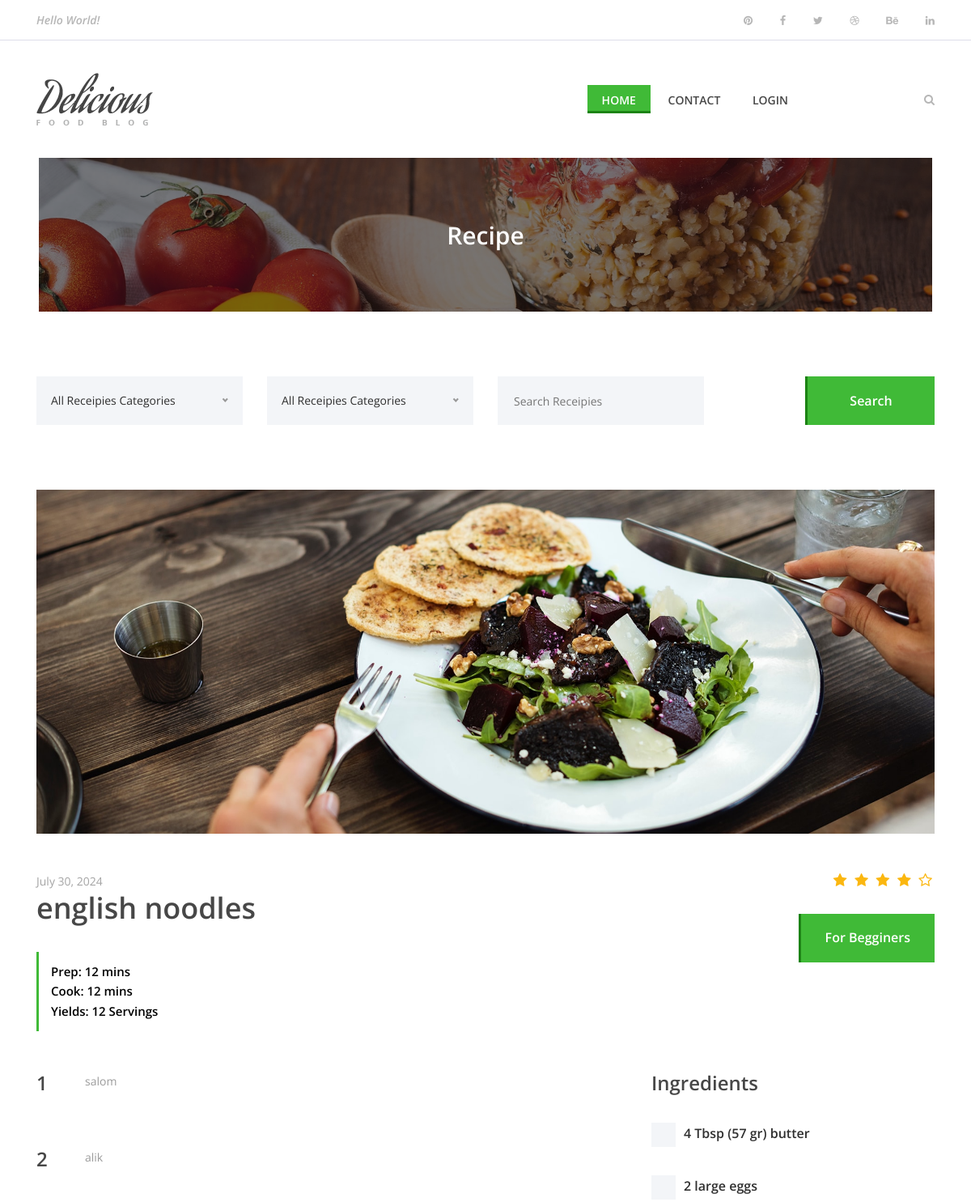
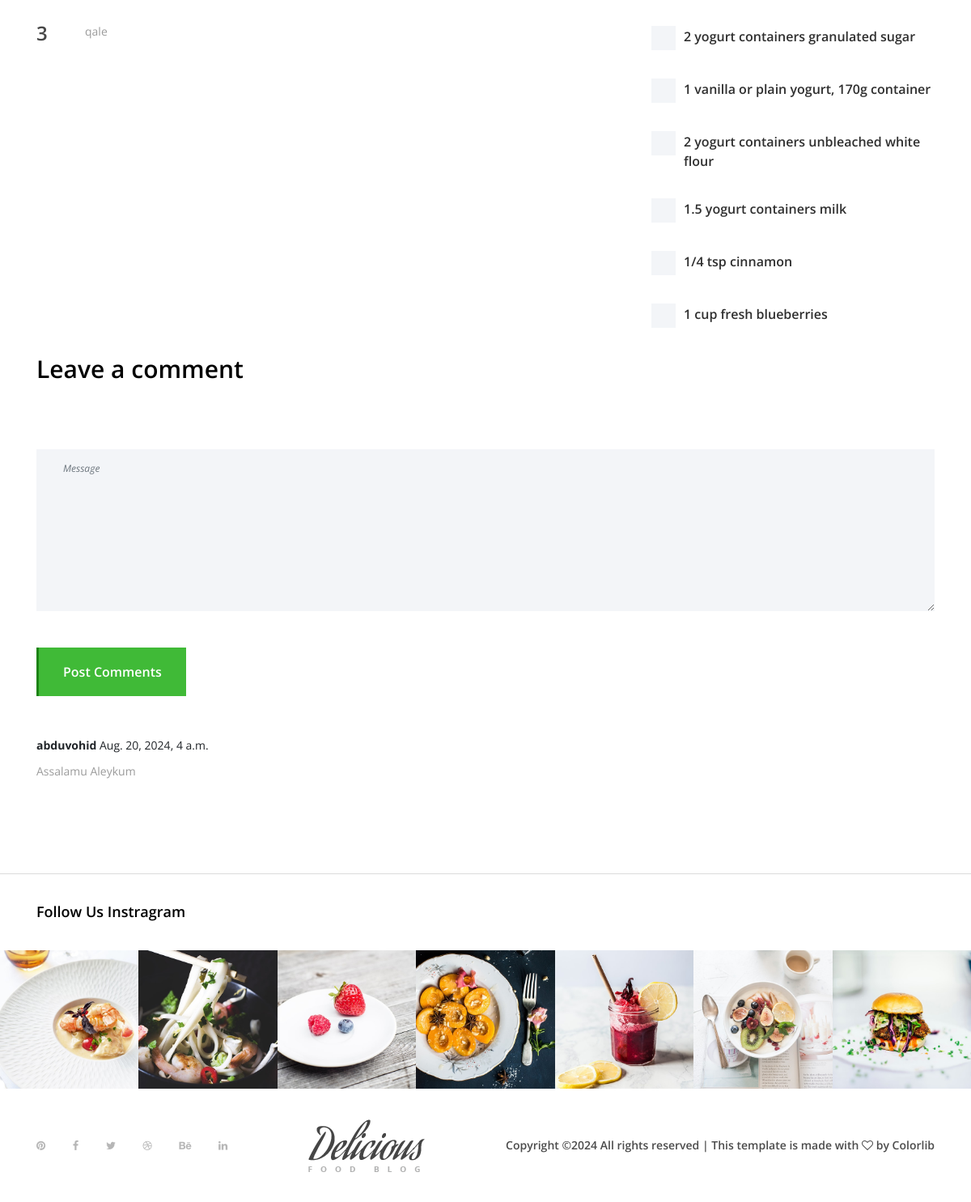
The page /recipe-detail/1/ on the database its author committed (2 pictures, top to bottom).
### recipe/models.py (models this page shows, shortened)
class Recipe(models.Model):
    name = models.CharField(max_length=255)
    star = models.IntegerField()
    image = models.ImageField(upload_to='recipe-images/')
    created_at = models.DateField(auto_now_add=True)
    prep = models.IntegerField()
    cook = models.IntegerField()
    yields = models.IntegerField()

class RecipeText(models.Model):
    recipe = models.ForeignKey(Recipe, on_delete=models.CASCADE, related_name='text')
    text = models.TextField()

class Ingredient(models.Model):
    name = models.CharField(max_length=255)
    recipe = models.ForeignKey(Recipe, on_delete=models.CASCADE, related_name='ingredient')

class CommentRecipe(models.Model):
    user = models.ForeignKey(User, on_delete=models.CASCADE, related_name='comment_user')
    recipe = models.ForeignKey(Recipe, on_delete=models.CASCADE, related_name='comments')
    created_at = models.DateTimeField(default=timezone.now)
    text = models.TextField()

### users/models.py (models this page shows)
class User(AbstractUser):
    image = models.ImageField(upload_to='profile_pics/', blank=True, null=True)

### recipe/views.py (the view, shortened to what this page needs)
# urls.py: path('recipe-detail/<int:recipe_id>/', views.RecipeDetail.as_view(), name='recipe-detail'),
class RecipeDetail(View):
    def get(self, request, recipe_id):
        recipe = Recipe.objects.get(id=recipe_id)
        return render(request, 'receipe-post.html', context={'recipe': recipe})

### recipe/templates/receipe-post.html (shortened to what this page needs)
{% extends "base.html" %}
{% block content %}
 <div class="breadcumb-area bg-img bg-overlay" style="background-image: url(img/bg-img/breadcumb3.jpg);">
    <div class="container h-100">
        <div class="row h-100 align-items-center">
            <div class="col-12">
                <div class="breadcumb-text text-center">
                    <h2>Recipe</h2>
                </div>
            </div>
        </div>
    </div>
</div>
<div class="receipe-post-area section-padding-80">
    <div class="receipe-post-search mb-80">
        <div class="container">
            <form action="#" method="post">
                <div class="row">
                    <div class="col-12 col-lg-3">
                    </div>
                    <div class="col-12 col-lg-3">
                    </div>
                    <div class="col-12 col-lg-3">
                        <input type="search" name="search" placeholder="Search Receipies">
                    </div>
                    <div class="col-12 col-lg-3 text-right">
                        <button type="submit" class="btn delicious-btn">Search</button>
                    </div>
                </div>
            </form>
        </div>
    </div>
    <div class="container">
        <div class="row">
            <div class="col-12">
                <div class="receipe-slider owl-carousel">
                    <img src="img/bg-img/bg5.jpg" alt="">
                </div>
            </div>
        </div>
    </div>
    <div class="receipe-content-area">
        <div class="container">
            <div class="row">
                <div class="col-12 col-md-8">
                    <div class="receipe-headline my-5">
                        <span>{{recipe.created_at}}</span>
                        <h2>{{recipe.name}}</h2>
                        <div class="receipe-duration">
                            <h6>Prep: {{recipe.prep}} mins</h6>
                            <h6>Cook: {{recipe.cook}} mins</h6>
                            <h6>Yields: {{recipe.yields}} Servings</h6>
                        </div>
                    </div>
                </div>
                <div class="col-12 col-md-4">
                    <div class="receipe-ratings text-right my-5">
                        <div class="ratings">
                            <i class="fa fa-star" aria-hidden="true"></i>
                            <i class="fa fa-star" aria-hidden="true"></i>
                            <i class="fa fa-star" aria-hidden="true"></i>
                            <i class="fa fa-star" aria-hidden="true"></i>
                            <i class="fa fa-star-o" aria-hidden="true"></i>
                        </div>
                        <a href="#" class="btn delicious-btn">For Begginers</a>
                    </div>
                </div>
            </div>
            <div class="row">
                <div class="col-12 col-lg-8">
                    {% for text in recipe.text.all %}
                    <div class="single-preparation-step d-flex">
                        <h4>{{text.id}}</h4>
                        <p>{{text.text}}</p>
                    </div>
                    {% endfor %}
                </div>
                <div class="col-12 col-lg-4">
                    <div class="ingredients">
                        <h4>Ingredients</h4>
                        {% for i in recipe.ingredient.all %}
                        <div class="custom-control custom-checkbox">
                            <label class="custom-control-label" for="customCheck1">{{i.name}}</label>
                        </div>
                        {% endfor %}
                    </div>
                </div>
            </div>
            <div class="row">
                <div class="col-12">
                    <div class="section-heading text-left">
                        <h3>Leave a comment</h3>
                    </div>
                </div>
            </div>
            <div class="row">
                <div class="col-12">
                    <div class="contact-form-area">
                        <form action="{% url 'recipe:recipe-detail' recipe_id=recipe.id %}" method="post">
                            <div class="row">
                                <div class="col-12">
                                    <textarea name="message" class="form-control" id="message" cols="30" rows="10" placeholder="Message"></textarea>
                                </div>
                                <div class="col-12">
                                    <button class="btn delicious-btn mt-30" type="submit">Post Comments</button>
                                </div>
                            </div>
                        </form>
                    </div>
                </div>
                <div class="col-12 col-lg4" style="margin-top:50px;">
                    {% for comment in recipe.comments.all %}
                    <div class="row mb-3">
                        <div class="col-7">
                            <b>{{ comment.user.username }}</b> <span class="fw-lighter">{{ comment.created_at }}</span>
                            <p class="mt-2 font-monospace">{{ comment.text }}</p>
                        </div>
                    </div>
                    {% endfor %}
                </div>
            </div>
        </div>
    </div>
</div>
{% endblock content %}

### templates/base.html (shortened to what this page needs)
{% load static %}
<!DOCTYPE html>
<html lang="en">
<head>
    <link rel="stylesheet" href="{% static 'style.css' %}">
</head>
<body>
    <header class="header-area">
        <div class="top-header-area">
            <div class="container h-100">
                <div class="row h-100 align-items-center justify-content-between">
                    <div class="col-12 col-sm-6">
                        <div class="breaking-news">
                            <div id="breakingNewsTicker" class="ticker">
                                <ul>
                                    <li><a href="#">Hello World!</a></li>
                                </ul>
                            </div>
                        </div>
                    </div>
                    <div class="col-12 col-sm-6">
                        <div class="top-social-info text-right">
                            <a href="#"><i class="fa fa-pinterest" aria-hidden="true"></i></a>
                            <a href="#"><i class="fa fa-facebook" aria-hidden="true"></i></a>
                            <a href="#"><i class="fa fa-twitter" aria-hidden="true"></i></a>
                            <a href="#"><i class="fa fa-dribbble" aria-hidden="true"></i></a>
                            <a href="#"><i class="fa fa-behance" aria-hidden="true"></i></a>
                            <a href="#"><i class="fa fa-linkedin" aria-hidden="true"></i></a>
                        </div>
                    </div>
                </div>
            </div>
        </div>
        <div class="delicious-main-menu">
            <div class="classy-nav-container breakpoint-off">
                <div class="container">
                    <nav class="classy-navbar justify-content-between" id="deliciousNav">
                        <a class="nav-brand" href="{% url 'recipe:home' %}"><img src="/static/img/core-img/logo.png" alt=""></a>
                        <div class="classy-menu">
                            <div class="classynav">
                                <ul>
                                    <li class="active"><a href="{% url 'recipe:home' %}">Home</a></li>
                                    <li><a href="{% url 'recipe:contact' %}">Contact</a></li>
                                    {% if request.user.is_authenticated %}
                                        <li><a href=#>{{request.user.username}}</a></li>
                                    {% else %}
                                        <li><a href="{% url 'users:login' %}">Login</a></li>
                                    {% endif %}
                                </ul>
                                <div class="search-btn">
                                    <i class="fa fa-search" aria-hidden="true"></i>
                                </div>
                            </div>
                        </div>
                    </nav>
                </div>
            </div>
        </div>
    </header>
{% block content %}
{% endblock content %}
    <div class="follow-us-instagram">
        <div class="container">
            <div class="row">
                <div class="col-12">
                    <h5>Follow Us Instragram</h5>
                </div>
            </div>
        </div>
        <div class="insta-feeds d-flex flex-wrap">
            <div class="single-insta-feeds">
                <img src="/static/img/bg-img/insta1.jpg" alt="">
            </div>
            <div class="single-insta-feeds">
                <img src="/static/img/bg-img/insta2.jpg" alt="">
            </div>
            <div class="single-insta-feeds">
                <img src="/static/img/bg-img/insta3.jpg" alt="">
            </div>
            <div class="single-insta-feeds">
                <img src="/static/img/bg-img/insta4.jpg" alt="">
            </div>
            <div class="single-insta-feeds">
                <img src="/static/img/bg-img/insta5.jpg" alt="">
            </div>
            <div class="single-insta-feeds">
                <img src="/static/img/bg-img/insta6.jpg" alt="">
            </div>
            <div class="single-insta-feeds">
                <img src="/static/img/bg-img/insta7.jpg" alt="">
            </div>
        </div>
    </div>
    <footer class="footer-area">
        <div class="container h-100">
            <div class="row h-100">
                <div class="col-12 h-100 d-flex flex-wrap align-items-center justify-content-between">
                    <div class="footer-social-info text-right">
                        <a href="#"><i class="fa fa-pinterest" aria-hidden="true"></i></a>
                        <a href="#"><i class="fa fa-facebook" aria-hidden="true"></i></a>
                        <a href="#"><i class="fa fa-twitter" aria-hidden="true"></i></a>
                        <a href="#"><i class="fa fa-dribbble" aria-hidden="true"></i></a>
                        <a href="#"><i class="fa fa-behance" aria-hidden="true"></i></a>
                        <a href="#"><i class="fa fa-linkedin" aria-hidden="true"></i></a>
                    </div>
                    <div class="footer-logo">
                        <a href="index.html"><img src="/static/img/core-img/logo.png" alt=""></a>
                    </div>
                    <p>
Copyright &copy;<script>document.write(new Date().getFullYear());</script> All rights reserved | This template is made with <i class="fa fa-heart-o" aria-hidden="true"></i> by <a href="https://colorlib.com" target="_blank">Colorlib</a>
</p>
                </div>
            </div>
        </div>
    </footer>
</body>
</html>

### rows shown on the page
Recipe: created_at "July 30, 2024", name "english noodles", prep "12", cook "12", yields "12"
RecipeText: id "1", text "salom"
RecipeText: id "2", text "alik"
RecipeText: id "3", text "qale"
Ingredient: name "4 Tbsp (57 gr) butter"
Ingredient: name "2 large eggs"
Ingredient: name "2 yogurt containers granulated sugar"
Ingredient: name "1 vanilla or plain yogurt, 170g container"
Ingredient: name "2 yogurt containers unbleached white flour"
Ingredient: name "1.5 yogurt containers milk"
Ingredient: name "1/4 tsp cinnamon"
Ingredient: name "1 cup fresh blueberries"
CommentRecipe: user.username "abduvohid", created_at "Aug. 20, 2024, 4 a.m.", text "Assalamu Aleykum"
